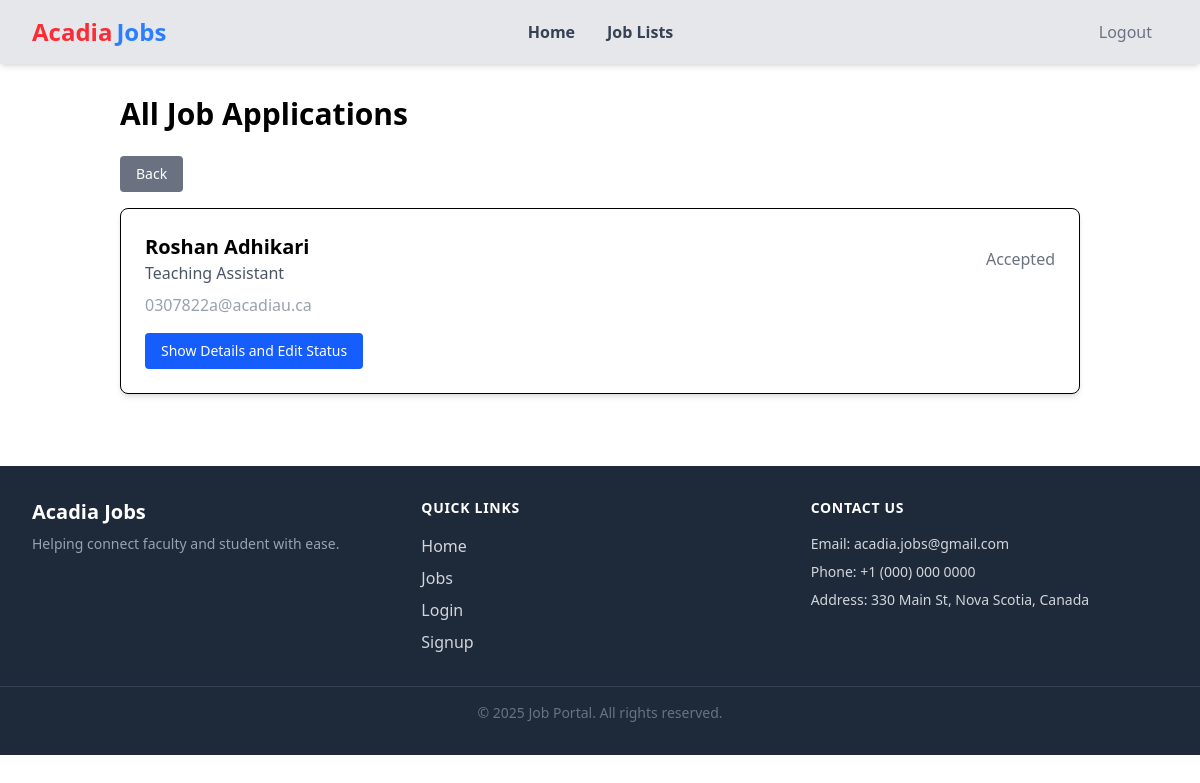
Screenshot of /faculty/job/3/applications (signed in) with the database file from the repository.
### loginSignup/models.py (models this page shows, shortened)
class ApplyJob(models.Model):
    PENDING = 'pending'
    IN_REVIEW = 'under_review'
    INTERVIEW = 'inteview'
    ACCEPTED = 'accepted'
    REJECTED = 'rejected'
    JOB_STATUS_CHOICES = (
        (PENDING, 'Pending'),
        (IN_REVIEW, 'Under Review'),
        (INTERVIEW, 'Selected for interview'),
        (ACCEPTED, 'Accepted'),
        (REJECTED, 'Rejected'),
    )
    job = models.ForeignKey(CreateJob, on_delete=models.CASCADE, related_name='applications')
    first_name = models.CharField(max_length=100)
    middle_name = models.CharField(max_length=100)
    last_name = models.CharField(max_length=100)
    email = models.EmailField()
    address = models.CharField(max_length=250)
    city = models.CharField(max_length=100)
    state = models.CharField(max_length=100)
    phone_no = models.CharField(max_length=12)
    user = models.ForeignKey('loginSignup.CustomUser', on_delete=models.CASCADE)
    resume = models.FileField(upload_to="resumes/")
    availability_start_date = models.DateField()
    availability_end_date = models.DateField()
    applied_on = models.DateTimeField(auto_now_add=True)
    job_status = models.CharField(max_length=100, choices=JOB_STATUS_CHOICES, default=PENDING)
    class Meta:
        unique_together = ('user', 'job')

class CreateJob(models.Model):
    JOB_TYPE = (
        ("full-time", "Full Time"),
        ("part-time", "Part Time"),
        ("internship", "Internship"),
        ("co-op", "Co-op")
    )
    LOCATION = (
        ("remote", "Remote"),
        ("in-person", "In Person")
    )
    title = models.CharField(max_length=200)
    position = models.CharField(max_length=100)
    companyName = models.CharField(max_length=100)
    jobType = models.CharField(max_length=50, default="")
    location = models.CharField(max_length=50, default="")
    applicationDeadline = models.DateField(default=None)
    description = models.TextField()
    posted_by = models.ForeignKey('loginSignup.CustomUser', on_delete=models.CASCADE)
    posted_date = models.DateField(auto_now_add=True)

### loginSignup/views.py (the view)
# urls.py: path('faculty/job/<int:job_id>/applications', views.jobApplicationDBFaculty, name='job_applications'),
@login_required(login_url="/login")
@faculty_required
def jobApplicationDBFaculty(request, job_id):
    print(request.user.user_type)  # Debug print (can be removed in production)
    my_jobs = CreateJob.objects.filter(posted_by=request.user)
    applications = ApplyJob.objects.filter(job__posted_by=request.user).select_related('job', 'user').all()
    return render(request, "jobApplicationList.html", {'applications': applications})

### loginSignup/views.py (called while the page is built)
def faculty_required(view_func):
    @wraps(view_func)
    def wrapper(request, *args, **kwargs):
        if not request.user.is_authenticated:
            return redirect('login')
        if hasattr(request.user, 'user_type') and request.user.user_type == "faculty":
            return view_func(request, *args, **kwargs)
        return HttpResponseForbidden("You do not have permission to access this page.")
    return wrapper

### loginSignup/templates/jobApplicationList.html
{% extends 'base.html' %}
{% block content %}
<div class="container mx-auto p-8">
    <h1 class="text-3xl font-bold mb-6">All Job Applications</h1>
    <div class="mb-4">
        <a href="{% url 'test' %}" class="inline-block bg-gray-500 text-white px-4 py-2 rounded hover:bg-gray-600 text-sm font-medium">
            Back
        </a>
    </div>
    <div class="space-y-6">
        {% for app in applications %}
        <div class="bg-white p-6 border rounded-lg shadow-md">
            <div class="flex justify-between items-center">
                <div>
                    <h2 class="text-xl font-semibold">{{ app.first_name }} {{ app.middle_name }} {{ app.last_name }}</h2>
                    <p class="text-gray-600">{{ app.job.position }}</p>
                </div>
                <span class="text-gray-500">{{ app.get_job_status_display }}</span>
            </div>
            <div class="flex justify-between mt-2">
                <span class="text-gray-400">{{ app.email }}</span>
            </div>
            <div class="mt-4">
                <a href="{% url 'edit_status' app.id %}" class="inline-block bg-blue-600 text-white px-4 py-2 rounded hover:bg-blue-700 text-sm font-medium">
                    Show Details and Edit Status
                </a>
            </div>
        </div>
        {% empty %}
        <p class="text-center">No applications found.</p>
        {% endfor %}
    </div>
</div>
{% endblock %}

### rows the page displays
ApplyJob: first_name "Roshan", last_name "Adhikari", job.position "Teaching Assistant", job_status "Accepted", email "0307822a@acadiau.ca"

### other values shown
{{ year|default:2025 }} "2025"
